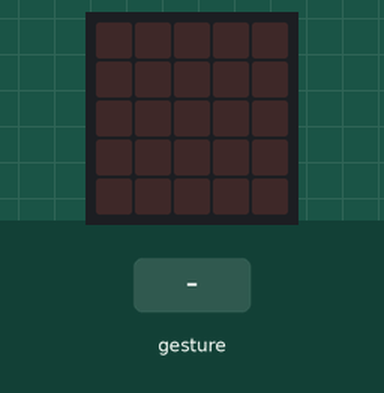
A program run on a simulated BBC micro:bit running MicroPython. Shown: the board's 5×5 LED display. Inputs (shaded band) come from the test bench. Random numbers come from a fixed seed; a tilt is held for 1.5 s and a shake lasts 1 s, then the board lies face up again.

Above: at 1.2 s.
1.3 s: gesture 'shake'
At 2.3 s:
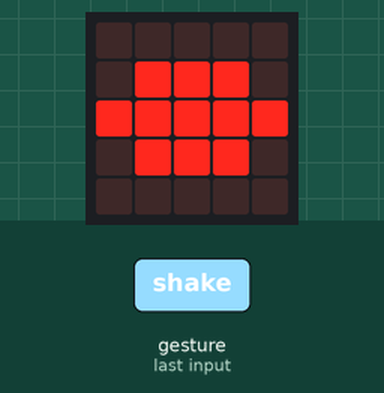
3.0 s: gesture 'shake'
At 3.7 s:
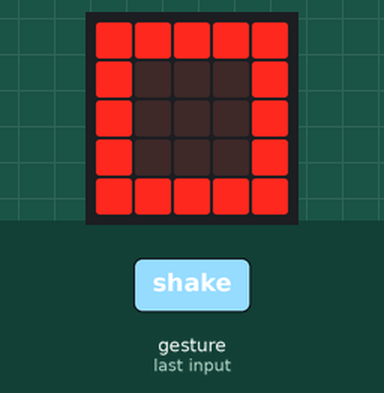
Timing chart, 0 to 6.0 s (numbered marks = the images above; inputs shaded):
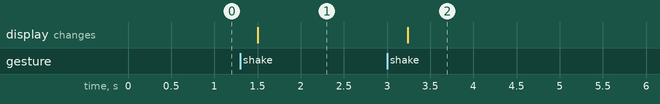

The program:

ssp.py
```python
from microbit import *
import random

stein = Image("00000:"
              "09990:"
              "99999:"
              "09990:"
              "00000:")
saks = Image("99009:"
             "99090:"
             "00900:"
             "99090:"
             "99009:")
papir = Image("99999:"
              "90009:"
              "90009:"
              "90009:"
              "99999")
while True:
    while True:
        if accelerometer.was_gesture("shake"):
            display.clear()
            svar = random.randint(0, 2)
            if svar == 0:
                display.show(stein)
                break
            elif svar == 1:
                display.show(saks)
                break
            elif svar == 2:
                display.show(papir)
                break
```

Measured:
- after the input at 1.3 s, the display: changes after 0.20 s (image 1)
- after the input at 3.0 s, the display: changes after 0.24 s (image 2)
